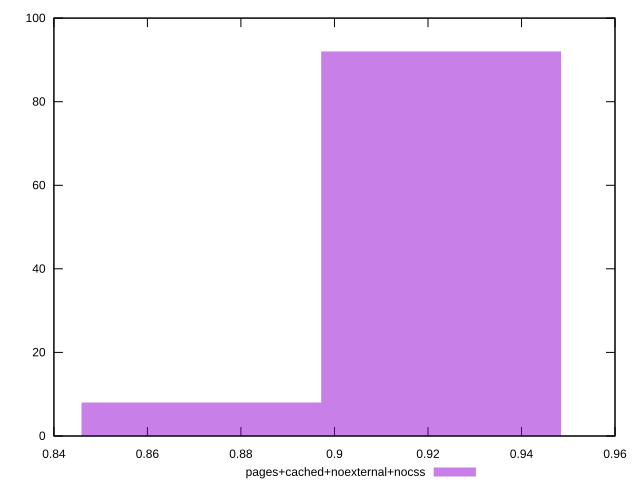

Generate this figure with gnuplot:
reset
set terminal svg size 640, 490
set output "reprap/meta/score/comparison/histogram/9_vs_10.svg"

$pagesCachedNoexternalNocss <<EOF
0.9227924115108928 92
0.8715261664269542 8
EOF

set key outside below
set boxwidth 0.05126624508393848
set yrange [0:100]
set style fill transparent solid 0.5 noborder

plot \
  $pagesCachedNoexternalNocss title "pages+cached+noexternal+nocss" with boxes, \


reset
